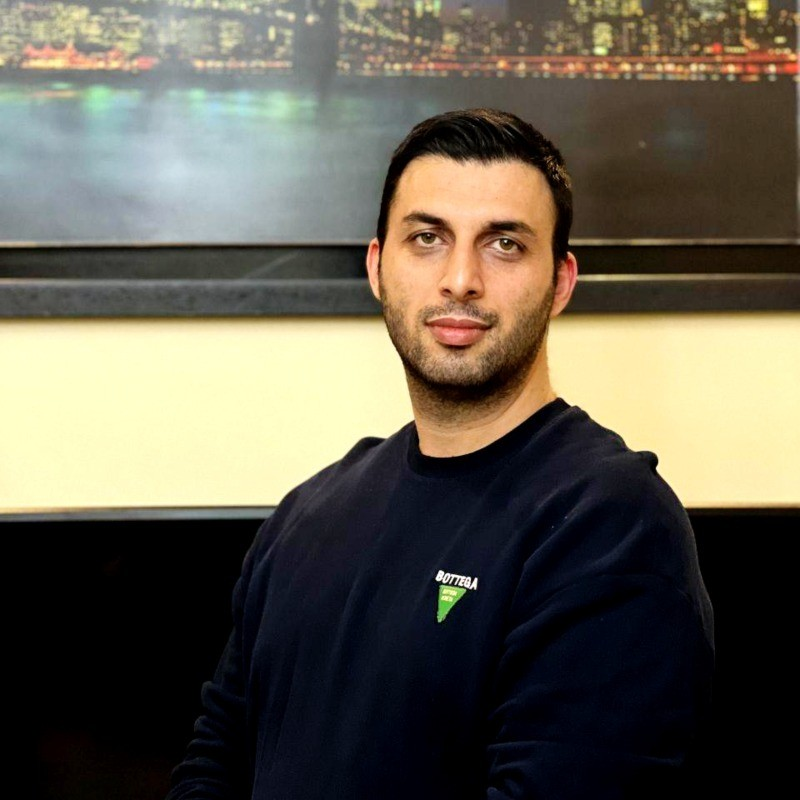
#> input picture saman.jpg, 800 x 800 px
$ python main.py
#> lines starting #> are read from the running program, lines starting #| are printed output that depends on the picture
import cv2
import matplotlib.pyplot as plt

# خواندن تصویر
image_bgr = cv2.imread("saman.jpg")
#> image_bgr is the input picture: shape (800, 800, 3); mean B, G, R 79.8, 93.7, 99.1

# تبدیل رنگ به RGB
image_rgb = cv2.cvtColor(image_bgr.copy(), cv2.COLOR_BGR2RGB)

# نمایش تصویر اصلی
plt.imshow(image_rgb)
plt.title("Original Image")
plt.axis('off')
plt.show()

# بارگذاری مدل تشخیص چهره
model = cv2.CascadeClassifier("model.xml")

# تشخیص چهره‌ها
faces = model.detectMultiScale(image_bgr)
#> faces = [[361, 160, 207, 207]]
print("Detected faces:", faces)
#| Detected faces: [[361 160 207 207]]

# رسم کادر سبز دور چهره‌ها
if len(faces) > 0:
    for (x, y, w, h) in faces:
        cv2.rectangle(image_rgb, (x, y), (x + w, y + h), (0, 255, 0), 4)
#> this loop made 1 pass
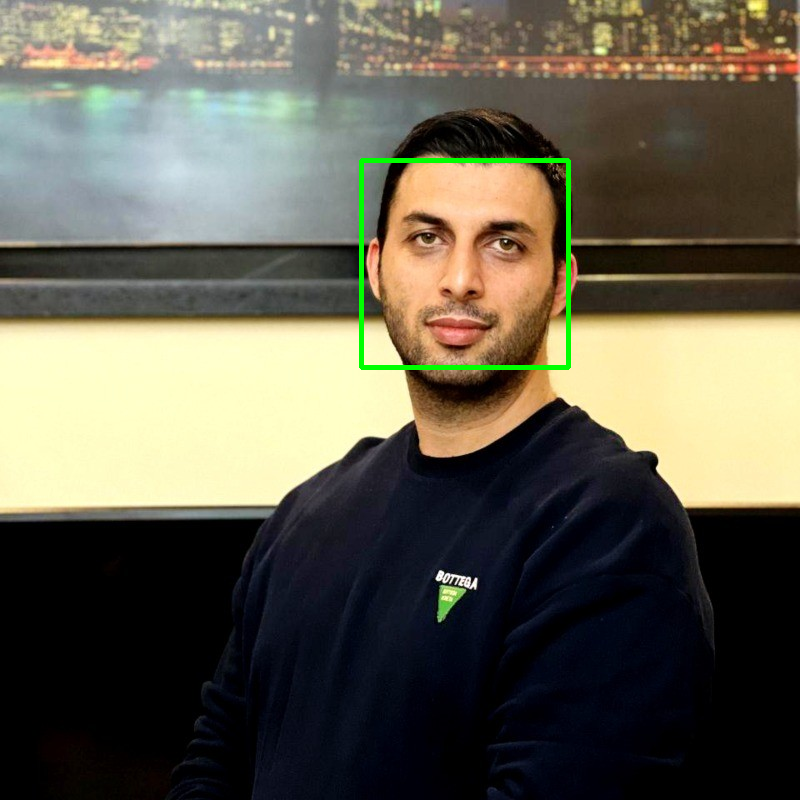
#> image_rgb: shape (800, 800, 3); mean R, G, B 98.2, 94.7, 79.3

    plt.imshow(image_rgb)
    plt.title("Detected Face (Green Box)")
    plt.axis('off')
    plt.show()
else:
    print("هیچ چهره‌ای شناسایی نشد.")
